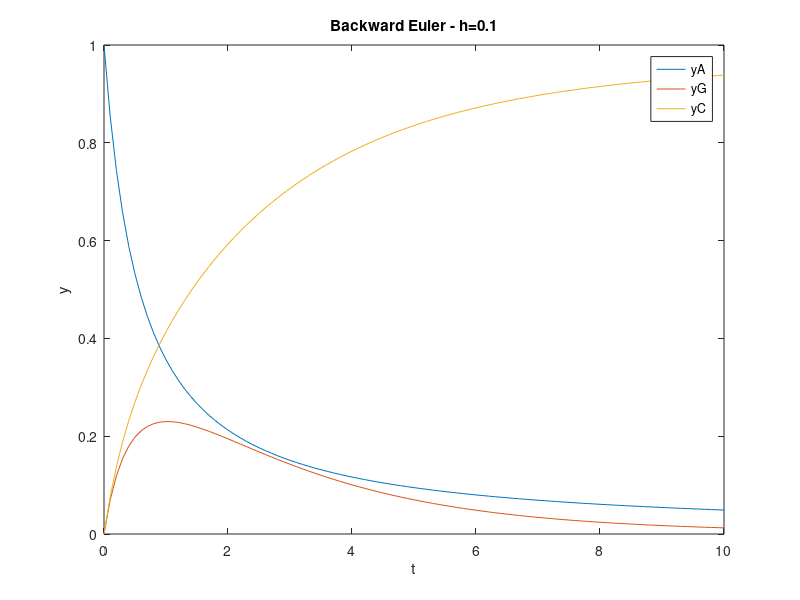

This chart was generated by the following MATLAB code:
a=0;b=10;   % Initial and Final time
k1=1;k2=0.5;k3=1;   % Rate Coefficients
yA0=1;yG0=0;yC0=0;    % Initial values
h=0.1; % time step
N=ceil((b-a)/h);
t(1)=a; % assign initial time
% assign initial conditions
Y = [yA0;yG0;yC0]; %Y(1)=yA;Y(2)=yG;Y(3)=yC;

% Backward Euler
for i=1:N
    t(i+1) = t(i)+h;
    Ynr1 = [Y(1,i);Y(2,i);Y(3,i)];
    diff = [1;1;1];
    while abs(diff)>0.001
        F = [Ynr1(1)-Y(1,i)+h*(k1*Ynr1(1)^2+k3*Ynr1(1)^2);
             Ynr1(2)-Y(2,i)-h*(k1*Ynr1(1)^2-k2*Ynr1(2));
             Ynr1(3)-Y(3,i)-h*(k3*Ynr1(1)^2+k2*Ynr1(2))];
        J = [1+2*h*(k1+k3)*Ynr1(1),0,0;
             -2*h*k1*Ynr1(1),1+k2*h,0;
             -2*h*k3*Ynr1(1),-k2*h,1];
        Ynr2 = Ynr1-inv(J)*F;
        diff = (Ynr2-Ynr1)./Ynr2;
        Ynr1 = Ynr2;
    end
    Y(1,i+1) = Ynr1(1,1);Y(2,i+1) = Ynr1(2,1);Y(3,i+1) = Ynr1(3,1);
end

% plots
figure
plot(t,Y(1,:),t,Y(2,:),t,Y(3,:));
title('Backward Euler - h=0.1');
xlabel('t'); ylabel('y');
axis([a b 0 1]);
legend('yA','yG','yC');